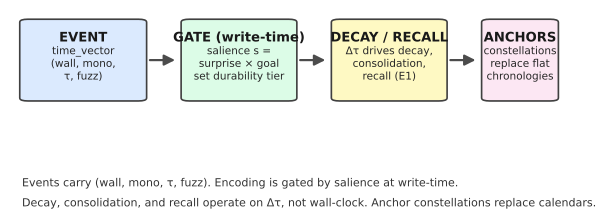

Here is the Python script that generated this plot:
#!/usr/bin/env python3
"""Design summary figure — the polytemporal representation in one glance.

Left-to-right flow: every event carries a typed time_vector
(wall, mono, tau, fuzz); encoding is gated by salience at write-time;
decay/consolidation/recall operate on dT (tau), not wall-clock;
anchor constellations replace flat chronologies as the primary index.

Pure matplotlib (Agg), no TikZ. Outputs design_summary.pdf in figs/.
"""
from pathlib import Path

import matplotlib
matplotlib.use("Agg")
import matplotlib.pyplot as plt
from matplotlib.patches import FancyBboxPatch, FancyArrowPatch

OUT = Path(__file__).resolve().parent / "design_summary.pdf"

fig, ax = plt.subplots(figsize=(7.2, 2.6), dpi=200)
ax.set_xlim(0, 100)
ax.set_ylim(0, 100)
ax.axis("off")


def box(x, y, w, h, title, body, fc, ec="0.25"):
    p = FancyBboxPatch((x, y), w, h, boxstyle="round,pad=0.4,rounding_size=1.5",
                       fc=fc, ec=ec, lw=1.2)
    ax.add_patch(p)
    ax.text(x + w / 2, y + h - 9, title, ha="center", va="center",
            fontsize=9.5, fontweight="bold", color="0.1")
    ax.text(x + w / 2, y + h - 22, body, ha="center", va="center",
            fontsize=7.6, color="0.15")


def arrow(x1, y1, x2, y2):
    a = FancyArrowPatch((x1, y1), (x2, y2), arrowstyle="-|>",
                        mutation_scale=16, lw=1.6, color="0.3")
    ax.add_patch(a)


# 1. event carries time_vector
box(2, 55, 22, 40, "EVENT",
    "time_vector\n(wall, mono,\nτ, fuzz)", "#dbeafe")
# 2. salience gate at write-time
box(31, 55, 20, 40, "GATE (write-time)",
    "salience s =\nsurprise × goal\nset durability tier", "#dcfce7")
arrow(24.5, 75, 30, 75)
# 3. decay/consolidation/recall on Δτ
box(58, 55, 20, 40, "DECAY / RECALL",
    "Δτ drives decay,\nconsolidation,\nrecall (E1)", "#fef9c3")
arrow(51.5, 75, 57, 75)
# 4. anchor constellations
box(85, 55, 13, 40, "ANCHORS",
    "constellations\nreplace flat\nchronologies", "#fce7f3")
arrow(78.5, 75, 84, 75)

# bottom caption strip
ax.text(2, 12, "Events carry (wall, mono, τ, fuzz). Encoding is gated by salience at write-time.",
        fontsize=8, color="0.2")
ax.text(2, 2, "Decay, consolidation, and recall operate on Δτ, not wall-clock. Anchor constellations replace calendars.",
        fontsize=8, color="0.2")

fig.savefig(OUT, bbox_inches="tight")
print(f"wrote {OUT}")
